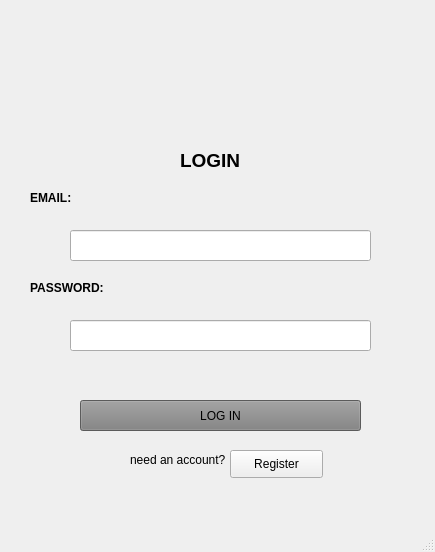
<?xml version="1.0" encoding="UTF-8"?>
<ui version="4.0">
 <class>MainWindow</class>
 <widget class="QMainWindow" name="MainWindow">
  <property name="geometry">
   <rect>
    <x>0</x>
    <y>0</y>
    <width>435</width>
    <height>552</height>
   </rect>
  </property>
  <property name="windowTitle">
   <string>MainWindow</string>
  </property>
  <widget class="QWidget" name="centralwidget">
   <widget class="QLabel" name="label">
    <property name="geometry">
     <rect>
      <x>-120</x>
      <y>-60</y>
      <width>641</width>
      <height>671</height>
     </rect>
    </property>
    <property name="autoFillBackground">
     <bool>false</bool>
    </property>
    <property name="text">
     <string/>
    </property>
    <property name="pixmap">
     <pixmap>../image/tải xuống (1).jpg</pixmap>
    </property>
    <property name="scaledContents">
     <bool>true</bool>
    </property>
   </widget>
   <widget class="QLabel" name="label_2">
    <property name="geometry">
     <rect>
      <x>150</x>
      <y>0</y>
      <width>181</width>
      <height>171</height>
     </rect>
    </property>
    <property name="text">
     <string/>
    </property>
    <property name="pixmap">
     <pixmap>../image/user-name-11.png</pixmap>
    </property>
   </widget>
   <widget class="QLabel" name="label_3">
    <property name="geometry">
     <rect>
      <x>180</x>
      <y>140</y>
      <width>101</width>
      <height>41</height>
     </rect>
    </property>
    <property name="text">
     <string>&lt;html&gt;&lt;head/&gt;&lt;body&gt;&lt;p&gt;&lt;span style=&quot; font-size:14pt; font-weight:600;&quot;&gt;LOGIN&lt;/span&gt;&lt;/p&gt;&lt;/body&gt;&lt;/html&gt;</string>
    </property>
   </widget>
   <widget class="QLabel" name="label_4">
    <property name="geometry">
     <rect>
      <x>30</x>
      <y>190</y>
      <width>141</width>
      <height>16</height>
     </rect>
    </property>
    <property name="text">
     <string>&lt;html&gt;&lt;head/&gt;&lt;body&gt;&lt;p&gt;&lt;span style=&quot; font-weight:600;&quot;&gt;EMAIL:&lt;/span&gt;&lt;/p&gt;&lt;/body&gt;&lt;/html&gt;</string>
    </property>
   </widget>
   <widget class="QLabel" name="label_5">
    <property name="geometry">
     <rect>
      <x>30</x>
      <y>280</y>
      <width>101</width>
      <height>16</height>
     </rect>
    </property>
    <property name="text">
     <string>&lt;html&gt;&lt;head/&gt;&lt;body&gt;&lt;p&gt;&lt;span style=&quot; font-weight:600;&quot;&gt;PASSWORD:&lt;/span&gt;&lt;/p&gt;&lt;/body&gt;&lt;/html&gt;</string>
    </property>
   </widget>
   <widget class="QLineEdit" name="txtEmail">
    <property name="geometry">
     <rect>
      <x>70</x>
      <y>230</y>
      <width>301</width>
      <height>31</height>
     </rect>
    </property>
   </widget>
   <widget class="QLineEdit" name="txtPassword">
    <property name="geometry">
     <rect>
      <x>70</x>
      <y>320</y>
      <width>301</width>
      <height>31</height>
     </rect>
    </property>
   </widget>
   <widget class="QPushButton" name="btnLogin">
    <property name="geometry">
     <rect>
      <x>80</x>
      <y>400</y>
      <width>281</width>
      <height>31</height>
     </rect>
    </property>
    <property name="styleSheet">
     <string notr="true">background-color: gray</string>
    </property>
    <property name="text">
     <string>LOG IN</string>
    </property>
   </widget>
   <widget class="QLabel" name="label_6">
    <property name="geometry">
     <rect>
      <x>130</x>
      <y>450</y>
      <width>121</width>
      <height>20</height>
     </rect>
    </property>
    <property name="text">
     <string>need an account?</string>
    </property>
   </widget>
   <widget class="QPushButton" name="btnRegister">
    <property name="geometry">
     <rect>
      <x>230</x>
      <y>450</y>
      <width>93</width>
      <height>28</height>
     </rect>
    </property>
    <property name="text">
     <string>Register</string>
    </property>
   </widget>
  </widget>
  <widget class="QMenuBar" name="menubar">
   <property name="geometry">
    <rect>
     <x>0</x>
     <y>0</y>
     <width>435</width>
     <height>26</height>
    </rect>
   </property>
  </widget>
  <widget class="QStatusBar" name="statusbar"/>
 </widget>
 <resources/>
 <connections/>
</ui>
